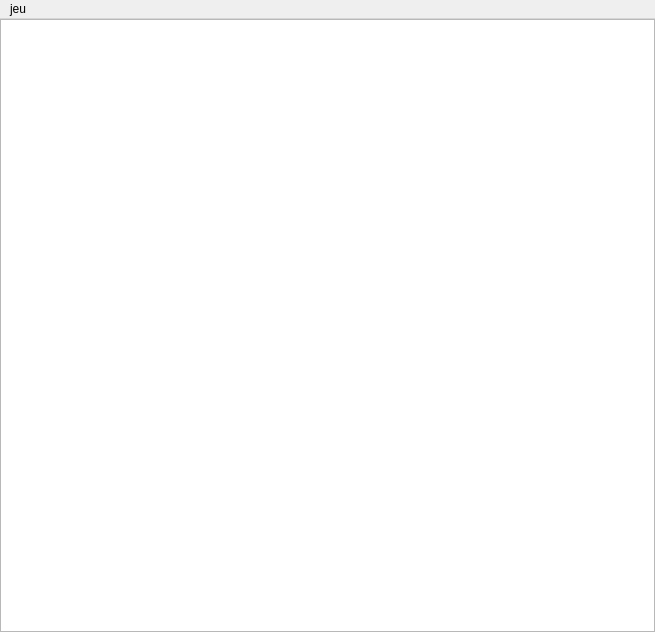
<?xml version="1.0" encoding="UTF-8"?>
<ui version="4.0">
 <class>JeuMainWindow</class>
 <widget class="QMainWindow" name="JeuMainWindow">
  <property name="geometry">
   <rect>
    <x>0</x>
    <y>0</y>
    <width>655</width>
    <height>632</height>
   </rect>
  </property>
  <property name="windowTitle">
   <string>le jeu</string>
  </property>
  <widget class="QWidget" name="lay_prin">
   <layout class="QVBoxLayout" name="verticalLayout">
    <property name="spacing">
     <number>0</number>
    </property>
    <property name="leftMargin">
     <number>0</number>
    </property>
    <property name="topMargin">
     <number>0</number>
    </property>
    <property name="rightMargin">
     <number>0</number>
    </property>
    <property name="bottomMargin">
     <number>0</number>
    </property>
    <item>
     <widget class="QGraphicsView" name="jeu2d">
      <property name="verticalScrollBarPolicy">
       <enum>Qt::ScrollBarAlwaysOff</enum>
      </property>
      <property name="horizontalScrollBarPolicy">
       <enum>Qt::ScrollBarAlwaysOff</enum>
      </property>
      <property name="alignment">
       <set>Qt::AlignLeading|Qt::AlignLeft|Qt::AlignTop</set>
      </property>
     </widget>
    </item>
    <item>
     <widget class="QFrame" name="barreoutil">
      <property name="frameShape">
       <enum>QFrame::StyledPanel</enum>
      </property>
      <property name="frameShadow">
       <enum>QFrame::Raised</enum>
      </property>
     </widget>
    </item>
   </layout>
  </widget>
  <widget class="QMenuBar" name="menu">
   <property name="geometry">
    <rect>
     <x>0</x>
     <y>0</y>
     <width>655</width>
     <height>25</height>
    </rect>
   </property>
   <widget class="QMenu" name="menu_jeu">
    <property name="title">
     <string>jeu</string>
    </property>
    <addaction name="menu_jeu_quitter"/>
    <addaction name="menu_jeu_deco"/>
    <addaction name="menu_jeu_changerPerso"/>
   </widget>
   <addaction name="menu_jeu"/>
  </widget>
  <action name="menu_jeu_quitter">
   <property name="text">
    <string>Quitter le jeu</string>
   </property>
  </action>
  <action name="menu_jeu_deco">
   <property name="text">
    <string>Se déconnecter</string>
   </property>
  </action>
  <action name="menu_jeu_changerPerso">
   <property name="text">
    <string>Changer de personnage</string>
   </property>
  </action>
 </widget>
 <resources/>
 <connections/>
</ui>
